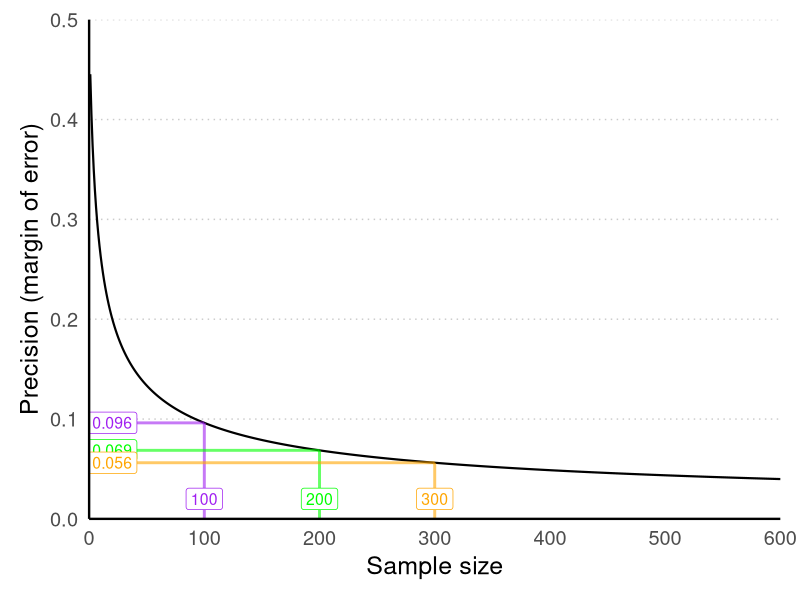

Source code (R):
# This script will run a precision analysis to help with sample size planning 
# when you wish to estimate a proportion with confidence intervals
# This code was written for personal use — reuse at your own risk!

# Load libraries ---------------------------------

library(tidyverse)

# Define functions ---------------------------------

# custom ggplot theme

theme_custom <- function () { 
  theme_grey(base_size = 18, base_family = "sans") %+replace% 
    theme(
      # plot margin
      plot.margin = unit(rep(0.5, 4), "cm"),
      # plot background and border
      plot.background = element_blank(),
      panel.background = element_blank(),
      panel.border = element_blank(),
      # grid lines
      panel.grid.major.x = element_blank(),
      panel.grid.major.y = element_line(linewidth = 0.5, linetype = 'dotted', color = "#cbcbcb"), 
      panel.grid.minor = element_blank(),
      # axis ticks and lines
      axis.ticks = element_blank(),
      axis.line = element_line(),
      # title, subtitle and caption
      #plot.title = element_text(size = 20, face = "bold", colour = "#757575", hjust = 0),
      # legend
      legend.position = "top",
      legend.background = element_blank(),
      legend.key = element_blank(),
      legend.title = element_text(size = 12, colour = "#757575"),
      legend.text.align = 0,
      legend.text = element_text(size = 14, colour = "#757575"),
      # facetting
      strip.background = element_rect(fill = "transparent", colour = NA),
      strip.text = element_text(size = 12, face = "bold", colour = "#757575", hjust = 0)
    )
}

# Define function for computing margin of error (MOE) for a confidence interval. The MOE is half the width of the confidence interval.
# If the population size is known a finite population correction can be applied.
# Otherwise, if the population size in unknown, no correction is applied (the default).
# The function can compute MOE for either a Wald or Wilson confidence interval (defaults to Wilson as it appears to be superior, see Newcombe, 1998)
# A 95% confidence interval is assumed.
marginOfError <- function(expectedProportion,sampleSize,confidenceLevel=.95,populationSize=Inf,type='wilson',report=T){
  n <- sampleSize
  N <- populationSize
  
  if(type=='wilson'){ # if computing Wilson CIs
    successCount <- n*expectedProportion
    CI <- prop.test(successCount, n, correct = F, conf.level = confidenceLevel)$conf.int # computes CI. Yate's continuity correction is off by default
    MOE <- (CI[2] - CI[1])/2 # to get the MOE, subtract lowerbound of CI from upperbound of CI and divide by two
    
    # NOT RUN — sanity check using hand written formula for Wilson CIs
    #P <- expectedProportion
    #Z <- qnorm(c( (1-confidenceLevel)/2, 1-(1-confidenceLevel)/2))[2]
    #CI <- (2 * n * P + Z^2 + c(-1, 1) * Z * sqrt(Z^2 + 4 * n * P * (1 - P))) /
    #   (2 * (n + Z^2)) 
    #MOE <- (CI[2] - CI[1])/2 # to get the MOE, subtract lowerbound of CI from upperbound of CI and divide by two
    
  }else if(type=='wald'){ # if computing wald CIs
    P <- expectedProportion
    alpha <- (1 - confidenceLevel) / 2 # convert confidence level to alpha
    Z <- qnorm(alpha, lower.tail=FALSE) # convert alpha to Z
    MOE <- Z*sqrt(P*(1-P)/n) # compute margin of error for Wald confidence intervals 
  }
  
  if(N != Inf){ # if user has specified a population size
    FPC <- sqrt((N-n)/(N-1)) # calculate a finite population correction (FPC) factor
    MOE <- MOE*FPC # adjust the MOE with the FPC
  }
  
  if(report){ # if user has asked for a report
    print(paste0(
      'The margin of error of a 95% ', type,' confidence interval for an expected proportion of ',expectedProportion,
      ' and a sample size of ',sampleSize,' is ', round(MOE,3)))
  }
  
  moe_object <- list(moe = MOE, target_sample_size = sampleSize, conf_interval_type = type)
  
  return(moe_object)
}

# define function to plot a precision curve for given proportion and sample size (95% confidence interval assumed).
precisionCurve <- function(expectedProportion,sampleSize,confidenceLevel=.95,populationSize=Inf,type='wilson'){
  
  sample_size_vector <- seq(1:(sampleSize*2)) # create a vector of sample sizes for X axis (by default we will show a curve for 2x the specified sample size)
  moe_vector <- NA # pre-load a variable to store moes
  
  for(i in sample_size_vector){ # using a for loop as its more comprehensible 
    moe_object <- marginOfError(
      sampleSize = i,
      expectedProportion = expectedProportion,
      confidenceLevel = confidenceLevel,
      populationSize = populationSize,
      type = type,
      report = F # don't print a report
    )
    moe_vector <- c(moe_vector, moe_object$moe) # append new moe to moe vector
  }
  
  moe_vector <- moe_vector[!is.na(moe_vector)] # remove the NA value created when moe_vector was pre-loaded
  df <- data.frame(sampleSize = sample_size_vector,precision = moe_vector)
  
  # build plot
  plot <- ggplot(data = df, aes(x = sampleSize, y = precision)) +
    geom_line(colour = 'black', linewidth = .75) +
    theme_classic() +
    ylab('Precision (margin of error)') +
    xlab('Sample size') +
    scale_x_continuous(expand = c(0.0, 0), limits = c(0,max(sample_size_vector))) +
    scale_y_continuous(expand = c(0.0, 0), limits = c(0,round(max(moe_vector)+.1,1)), breaks = seq(0,round(max(moe_vector)+.1,1),0.1)) +
    theme(panel.grid.major = element_line(colour="grey97", size=0.5))
  
  return(plot)
}

# Run a precision analysis ---------------------------------

# Run the code below to compute a margin of error for given expected proportion and target sample size
moe_object1 <- marginOfError(
  expectedProportion = .5, # Specify the anticipated proportion. Use 0.5 for the most conservative sample size estimate (see Gelman & Hill, 2006, p. 442).
  sampleSize = 100, # Specify the target sample size
  populationSize = Inf, # If population size is known, we can apply a finite population correction, otherwise use Inf
  confidenceLevel = .95, # specify the level of the confidence interval
  type = 'wilson')

# Lets get a second moe for a different target sample size (so we can display on a precision curve)
moe_object2 <- marginOfError(
  expectedProportion = .5, # Specify the anticipated proportion. Use 0.5 for the most conservative sample size estimate (see Gelman & Hill, 2006, p. 442).
  sampleSize = 200, # Specify the target sample size
  populationSize = Inf, # If population size is known, we can apply a finite population correction, otherwise use Inf
  confidenceLevel = .95, # specify the level of the confidence interval
  type = 'wilson')

# Lets get a third moe for a different target sample size (so we can display on a precision curve)
moe_object3 <- marginOfError(
  expectedProportion = .5, # Specify the anticipated proportion. Use 0.5 for the most conservative sample size estimate (see Gelman & Hill, 2006, p. 442).
  sampleSize = 300, # Specify the target sample size
  populationSize = Inf, # If population size is known, we can apply a finite population correction, otherwise use Inf
  confidenceLevel = .95, # specify the level of the confidence interval
  type = 'wilson')

# Now plot a precision curve showing precision (margin of error) as a function of sample size.
# We'll annotate the plot with the parameters above

precisionCurve(expectedProportion =.5, # Specify the anticipated proportion. Use 0.5 for the most conservative sample size estimate (see Gelman & Hill, 2006, p. 442).
               sampleSize = 300, # Specify the target sample size
               populationSize = Inf, # If population size is known, we can apply a finite population correction, otherwise use Inf
               confidenceLevel = .95, # specify the level of the confidence interval
               type = 'wilson' # specify the type of confidence interval (wald or wilson)
) +
  theme_custom() +
  # this code annotates the precision curve with the moes computed above
  annotate("segment", x = moe_object1$target_sample_size, xend = moe_object1$target_sample_size, y = 0, yend = moe_object1$moe, colour = "purple", size=1, alpha=0.6) +
  annotate("segment", x = 0, xend = moe_object1$target_sample_size, y = moe_object1$moe, yend = moe_object1$moe, colour = "purple", size=1, alpha=0.6) +
  annotate("label", x = 20, y = moe_object1$moe, colour = "purple", size=4, alpha=1, label = round(moe_object1$moe,3)) +
  annotate("label", x = moe_object1$target_sample_size, y = 0.02, colour = "purple", size=4, alpha=1, label = moe_object1$target_sample_size) + 
  
  annotate("segment", x = moe_object2$target_sample_size, xend = moe_object2$target_sample_size, y = 0, yend = moe_object2$moe, colour = "green", size=1, alpha=0.6) +
  annotate("segment", x = 0, xend =  moe_object2$target_sample_size, y = moe_object2$moe, yend = moe_object2$moe, colour = "green", size=1, alpha=0.6) +
  annotate("label", x = 20, y = moe_object2$moe, colour = "green", size=4, alpha=1, label = round(moe_object2$moe,3)) +
  annotate("label", x = moe_object2$target_sample_size, y = 0.02, colour = "green", size=4, alpha=1, label = moe_object2$target_sample_size) +
  
  annotate("segment", x = moe_object3$target_sample_size, xend = moe_object3$target_sample_size, y = 0, yend = moe_object3$moe, colour = "orange", size=1, alpha=0.6) +
  annotate("segment", x = 0, xend =  moe_object3$target_sample_size, y = moe_object3$moe, yend = moe_object3$moe, colour = "orange", size=1, alpha=0.6) +
  annotate("label", x = 20, y = moe_object3$moe, colour = "orange", size=4, alpha=1, label = round(moe_object3$moe,3)) +
  annotate("label", x = moe_object3$target_sample_size, y = 0.02, colour = "orange", size=4, alpha=1, label = moe_object3$target_sample_size) 

# References  ---------------------------------

# Gelman, A., & Hill, J. (2007). Data analysis using regression and multilevel/hierarchical models. Cambridge University Press.
# Newcombe R.G. (1998). Two-Sided Confidence Intervals for the Single Proportion: Comparison of Seven Methods. Statistics in Medicine, 17, 857–872. doi:10.1002/(SICI)1097-0258(19980430)17:8<857::AID-SIM777>3.0.CO;2-E.
# Rothman, K. J., & Greenland, S. (2018). Planning study size based on precision rather than power. Epidemiology, 29(5), 599–603. https://doi.org/10.1097/EDE.0000000000000876